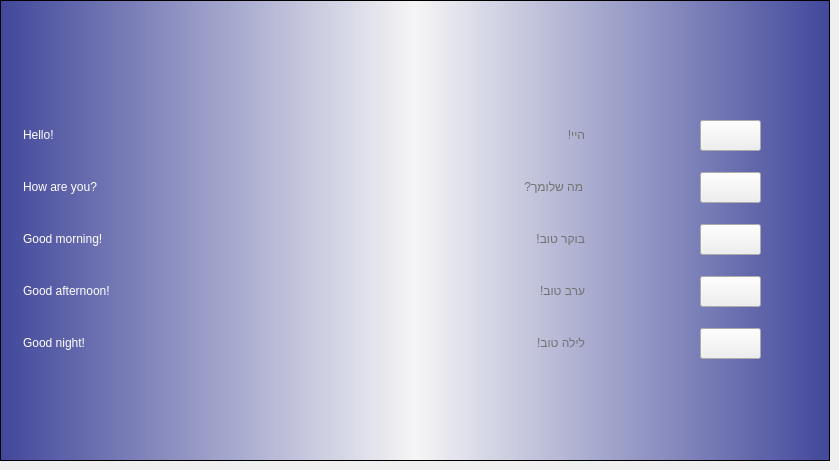
  <widget class="QWidget" name="tab_5">
   <attribute name="title">
    <string>Hebrew</string>
   </attribute>
   <widget class="QFrame" name="frame_5">
    <property name="geometry">
     <rect>
      <x>0</x>
      <y>0</y>
      <width>830</width>
      <height>461</height>
     </rect>
    </property>
    <property name="styleSheet">
     <string notr="true">QFrame {
	color: white;
}

QFrame#frame_5 {
	background-color: qlineargradient(spread:pad, x1:0, y1:0, x2:1, y2:0, stop:0 rgba(65, 71, 155, 255), stop:0.5 rgba(245, 245, 245, 255), stop:1 rgba(65, 71, 155, 255));
}</string>
    </property>
    <property name="frameShape">
     <enum>QFrame::StyledPanel</enum>
    </property>
    <property name="frameShadow">
     <enum>QFrame::Raised</enum>
    </property>
    <widget class="QLabel" name="lb_flag_hebrew">
     <property name="geometry">
      <rect>
       <x>364</x>
       <y>20</y>
       <width>102</width>
       <height>64</height>
      </rect>
     </property>
     <property name="styleSheet">
      <string notr="true"/>
     </property>
     <property name="text">
      <string/>
     </property>
    </widget>
    <widget class="QLabel" name="label_45">
     <property name="geometry">
      <rect>
       <x>23</x>
       <y>112</y>
       <width>100</width>
       <height>46</height>
      </rect>
     </property>
     <property name="styleSheet">
      <string notr="true">font: 75 28pt &quot;Trebuchet MS&quot;;</string>
     </property>
     <property name="text">
      <string>Hello!</string>
     </property>
    </widget>
    <widget class="QLabel" name="label_46">
     <property name="geometry">
      <rect>
       <x>23</x>
       <y>320</y>
       <width>196</width>
       <height>46</height>
      </rect>
     </property>
     <property name="styleSheet">
      <string notr="true">font: 75 28pt &quot;Trebuchet MS&quot;;</string>
     </property>
     <property name="text">
      <string>Good night!</string>
     </property>
    </widget>
    <widget class="QLabel" name="label_47">
     <property name="geometry">
      <rect>
       <x>23</x>
       <y>164</y>
       <width>219</width>
       <height>46</height>
      </rect>
     </property>
     <property name="styleSheet">
      <string notr="true">font: 75 28pt &quot;Trebuchet MS&quot;;</string>
     </property>
     <property name="text">
      <string>How are you?</string>
     </property>
    </widget>
    <widget class="QLabel" name="label_48">
     <property name="geometry">
      <rect>
       <x>23</x>
       <y>216</y>
       <width>246</width>
       <height>46</height>
      </rect>
     </property>
     <property name="styleSheet">
      <string notr="true">font: 75 28pt &quot;Trebuchet MS&quot;;</string>
     </property>
     <property name="text">
      <string>Good morning!</string>
     </property>
    </widget>
    <widget class="QLabel" name="label_49">
     <property name="geometry">
      <rect>
       <x>23</x>
       <y>268</y>
       <width>273</width>
       <height>46</height>
      </rect>
     </property>
     <property name="styleSheet">
      <string notr="true">font: 75 28pt &quot;Trebuchet MS&quot;;</string>
     </property>
     <property name="text">
      <string>Good afternoon!</string>
     </property>
    </widget>
    <widget class="QPushButton" name="pushButton_21">
     <property name="enabled">
      <bool>true</bool>
     </property>
     <property name="geometry">
      <rect>
       <x>700</x>
       <y>120</y>
       <width>61</width>
       <height>31</height>
      </rect>
     </property>
     <property name="styleSheet">
      <string notr="true"/>
     </property>
     <property name="text">
      <string/>
     </property>
    </widget>
    <widget class="QPushButton" name="pushButton_22">
     <property name="geometry">
      <rect>
       <x>700</x>
       <y>172</y>
       <width>61</width>
       <height>31</height>
      </rect>
     </property>
     <property name="text">
      <string/>
     </property>
    </widget>
    <widget class="QPushButton" name="pushButton_23">
     <property name="geometry">
      <rect>
       <x>700</x>
       <y>224</y>
       <width>61</width>
       <height>31</height>
      </rect>
     </property>
     <property name="text">
      <string/>
     </property>
    </widget>
    <widget class="QPushButton" name="pushButton_24">
     <property name="geometry">
      <rect>
       <x>700</x>
       <y>276</y>
       <width>61</width>
       <height>31</height>
      </rect>
     </property>
     <property name="text">
      <string/>
     </property>
    </widget>
    <widget class="QPushButton" name="pushButton_25">
     <property name="geometry">
      <rect>
       <x>700</x>
       <y>328</y>
       <width>61</width>
       <height>31</height>
      </rect>
     </property>
     <property name="text">
      <string/>
     </property>
    </widget>
    <widget class="QLabel" name="label_50">
     <property name="geometry">
      <rect>
       <x>364</x>
       <y>216</y>
       <width>221</width>
       <height>46</height>
      </rect>
     </property>
     <property name="styleSheet">
      <string notr="true">font: 75 28pt &quot;Trebuchet MS&quot;;
color: #717171;</string>
     </property>
     <property name="text">
      <string>בוקר טוב!</string>
     </property>
    </widget>
    <widget class="QLabel" name="label_51">
     <property name="geometry">
      <rect>
       <x>364</x>
       <y>164</y>
       <width>219</width>
       <height>46</height>
      </rect>
     </property>
     <property name="styleSheet">
      <string notr="true">font: 75 28pt &quot;Trebuchet MS&quot;;
color: #717171;</string>
     </property>
     <property name="text">
      <string>מה שלומך?</string>
     </property>
    </widget>
    <widget class="QLabel" name="label_52">
     <property name="geometry">
      <rect>
       <x>364</x>
       <y>268</y>
       <width>221</width>
       <height>46</height>
      </rect>
     </property>
     <property name="styleSheet">
      <string notr="true">font: 75 28pt &quot;Trebuchet MS&quot;;
color: #717171;</string>
     </property>
     <property name="text">
      <string>ערב טוב!</string>
     </property>
    </widget>
    <widget class="QLabel" name="label_53">
     <property name="geometry">
      <rect>
       <x>364</x>
       <y>320</y>
       <width>221</width>
       <height>46</height>
      </rect>
     </property>
     <property name="styleSheet">
      <string notr="true">font: 75 28pt &quot;Trebuchet MS&quot;;
color: #717171;</string>
     </property>
     <property name="text">
      <string>לילה טוב! </string>
     </property>
    </widget>
    <widget class="QLabel" name="label_54">
     <property name="geometry">
      <rect>
       <x>364</x>
       <y>112</y>
       <width>221</width>
       <height>46</height>
      </rect>
     </property>
     <property name="styleSheet">
      <string notr="true">font: 75 28pt &quot;Trebuchet MS&quot;;
color: #717171;</string>
     </property>
     <property name="text">
      <string>היי!</string>
     </property>
    </widget>
   </widget>
  </widget>
